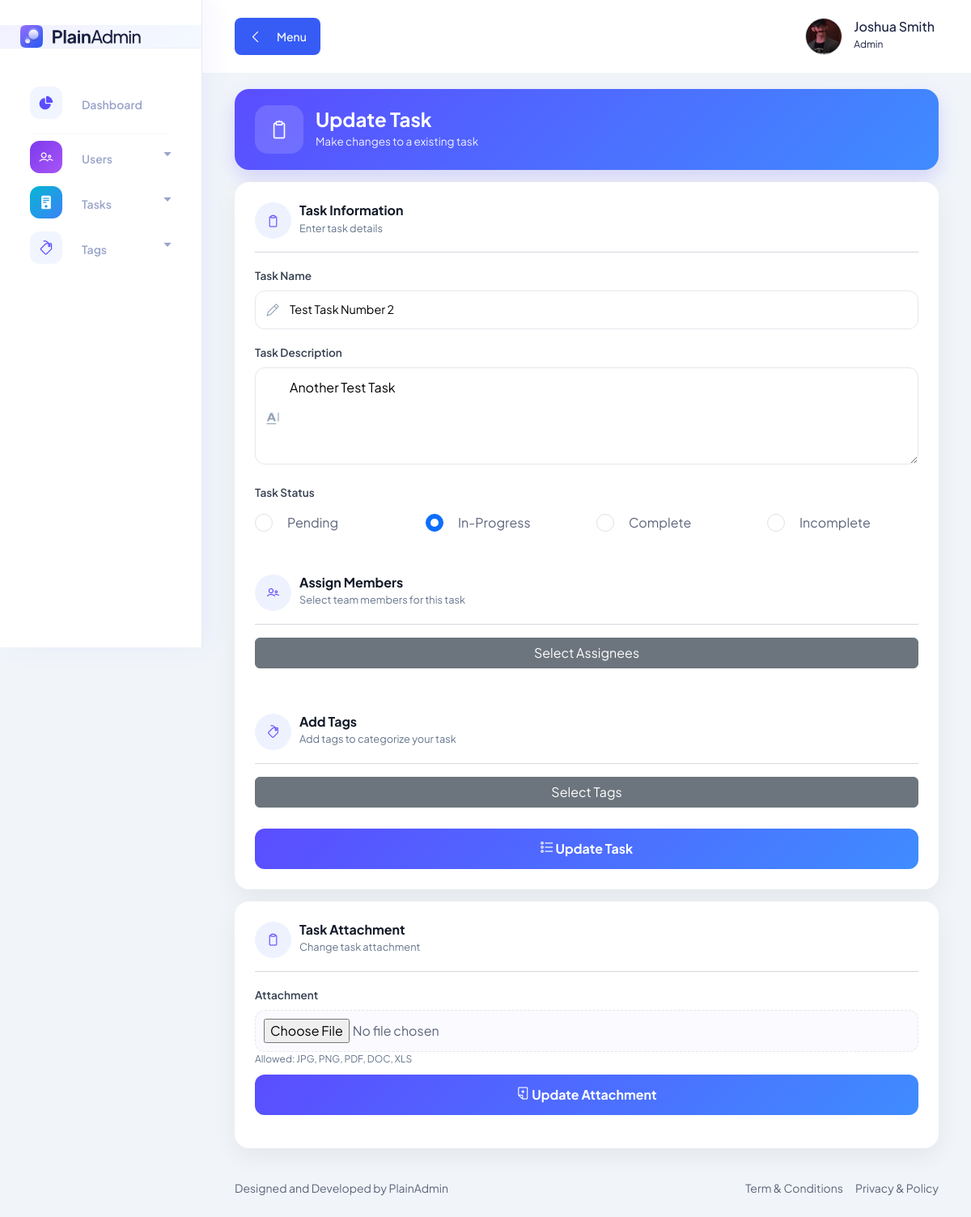
The app's page /pages/tasks/edit.task.php?task_id=5 (signed in), older data.
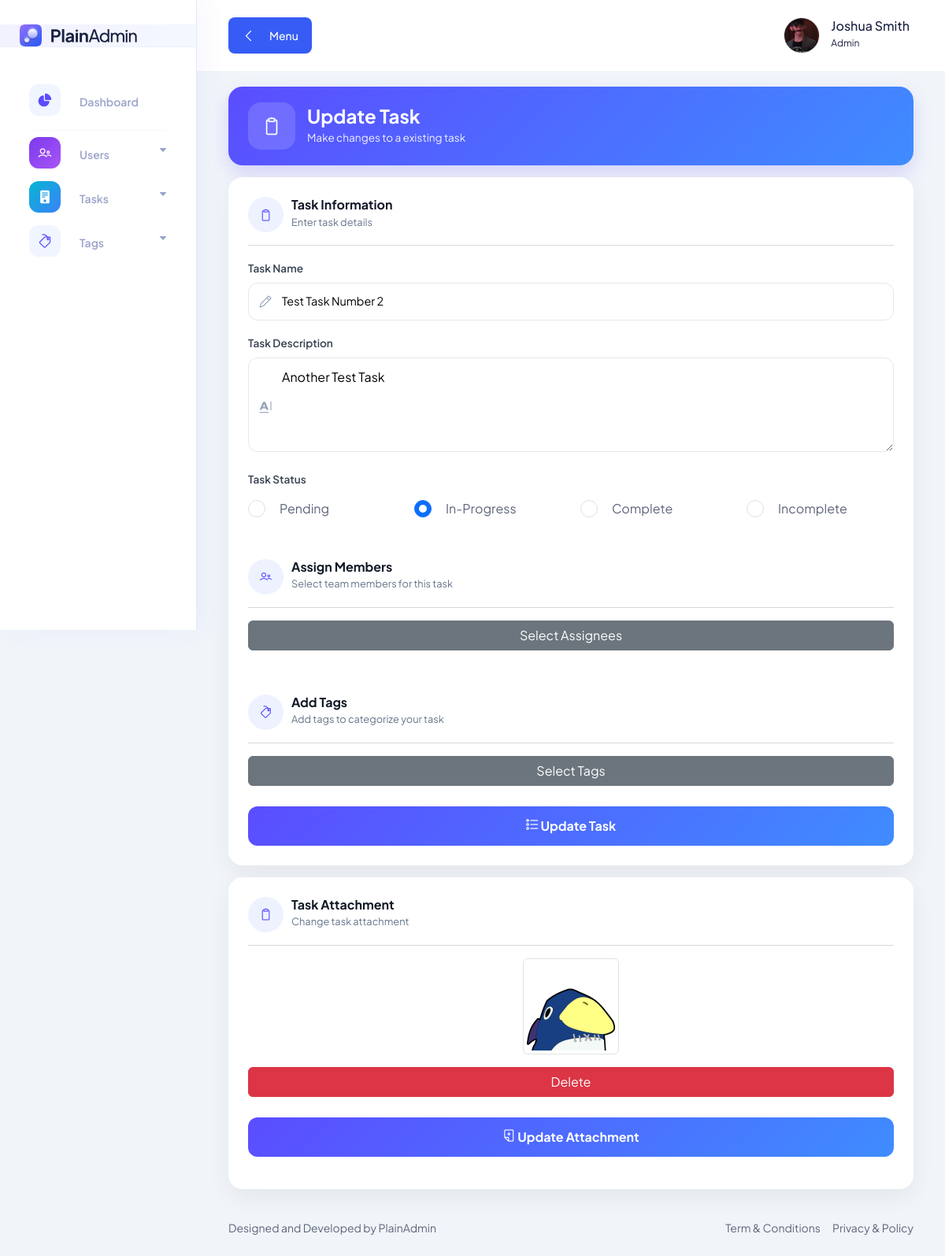
The same page, newer data.
### tables this page shows
CREATE TABLE `tasks_tbl` (
  `task_id` int(11) NOT NULL AUTO_INCREMENT,
  `task_name` varchar(100) NOT NULL,
  `task_description` varchar(100) NOT NULL,
  `task_status` int(11) NOT NULL DEFAULT 1,
  `task_attachment` varchar(255) DEFAULT NULL,
  `task_submit` varchar(255) DEFAULT NULL,
  `submission_text` text DEFAULT NULL,
  `submitted_by` varchar(255) DEFAULT '',
  `submitted_at` datetime DEFAULT NULL,
  PRIMARY KEY (`task_id`)
);

CREATE TABLE `task_status_tbl` (
  `status_id` int(11) NOT NULL AUTO_INCREMENT,
  `status` varchar(100) NOT NULL,
  PRIMARY KEY (`status_id`)
);

### pages/tasks/edit.task.php (the view, shortened to what the changed rows need)
<?php require_once "../../includes/conn.php"; ?>
<?php include_once "../../includes/utils/file.utils.php"; ?>
<!DOCTYPE html>
<html lang="en">
<head>
    <?php include_once "../../includes/components/links.php"; ?>
</head>
<body>
    <?php
    $task_id = $_GET['task_id'];
    $select_task = mysqli_query($conn, "SELECT * FROM tasks_tbl WHERE task_id = '$task_id'");
    $task = mysqli_fetch_array($select_task);
    ?>
    <main class="main-wrapper">
        <section class="section">
            <div class="container-fluid">
                <div class="page-header">
                    <div>
                        <h2 class="header-title">Update Task</h2>
                    </div>
                </div>
                <form action="ctrlData/ctrl.update.task.php?task_id=<?php echo $task_id; ?>" method="POST"
                    enctype="multipart/form-data">
                    <div class="glass-card">
                        <div class="row">
                            <div class="col-md-12 mb-3">
                                <div class="input-group-custom">
                                    <i class="lni lni-pencil"></i>
                                    <input type="text" name="taskname" class="input-custom"
                                        value="<?php echo $task['task_name']; ?>" required>
                                </div>
                            </div>
                            <div class="col-md-12 mb-3">
                                <div class="input-group-custom">
                                    <i class="lni lni-text-format"></i>
                                    <textarea name="taskdescription"
                                        placeholder="Write task details..."><?php echo $task['task_description']; ?></textarea>
                                </div>
                            </div>
                            <div class="col-md-12 mb-3">
                                <div class="input-group-custom row">
                                    <?php
                                    $task_statuses = mysqli_query($conn, "SELECT * FROM task_status_tbl");
                                    while ($task_status = mysqli_fetch_array($task_statuses)) {
                                        ?>
                                        <div class="col">
                                            <div class="form-check radio-style mb-20">
                                                <input class="form-check-input" type="radio"
                                                    value="<?php echo $task_status['status_id'] ?>"
                                                    id="statusradio-<?php echo $task_status['status_id'] ?>"
                                                    name="taskstatus" required <?php if ($task['task_status'] == $task_status['status_id'])
                                                        echo "checked"; ?>>
                                                <label class="form-check-label"
                                                    for="statusradio-<?php echo $task_status['status_id'] ?>">
                                                    <?php echo $task_status['status'] ?>
                                                </label>
                                            </div>
                                        </div>
                                        <?php
                                    }
                                    ?>
                                </div>
                            </div>
                        </div>
                        <br>
                    </div>
                </form>
                <form action="ctrlData/ctrl.update.task.php?task_id=<?php echo $task_id; ?>" method="POST"
                    enctype="multipart/form-data">
                    <div class="glass-card">
                        <div class="row">
                            <div class="col-md-12 mb-3">
                                <?php if (!empty($task['task_attachment'])) { ?>
                                    <div class="mb-3">
                                        <?php preview_file($task['task_attachment'], '/task_management/uploads/attachments/'); ?>
                                        <div class="row mt-3">
                                            <div class="col">
                                                <a href="delete_attachment.php?id=<?php echo $task['task_id']; ?>"
                                                    class="btn btn-danger col-md-12" onclick="return confirm('Delete attachment?')">
                                                    Delete
                                                </a>
                                            </div>
                                        </div>
                                    </div>
                                <?php } else { ?>
                                    <label class="form-label">Attachment</label>
                                    <input type="file" name="attachment"
                                        accept=".jpg,.jpeg,.png,.gif,.pdf,.doc,.docx,.xls,.xlsx">
                                    <div class="small-note">Allowed: JPG, PNG, PDF, DOC, XLS</div>
                                <?php } ?>
                                <button type="submit" name="submitattachment" class="btn-add">
                                    <i class="lni lni-add-files  "></i> Update Attachment
                                </button>
                            </div>
                        </div>
                    </div>
                </form>
            </div>
        </section>
    </main>
    <?php include_once "../../includes/components/scripts.php"; ?>
</body>
</html>

### includes/utils/file.utils.php (shortened to what the changed rows need)
<?php
function preview_file($file, $folder_path) {
        ?>
        <?php
    $allowed_img_files = [
        'jpg',
        'jpeg',
        'png',
        'gif'
    ];
    $allowed_files = [
        'pdf',
        'doc',
        'docx',
        'xls',
        'xlsx'
    ];
    $file_path = $folder_path . $file;
    $extension = strtolower(pathinfo($file, PATHINFO_EXTENSION));
    if (in_array($extension, $allowed_img_files) || in_array($extension, $allowed_files)) {
        if (in_array($extension, $allowed_img_files)) {
            ?>
            <img class="img-thumbnail mx-auto d-block" src="<?php echo $file_path; ?>" style="height: 50%; width 50%;">
            <?php
        } else if (in_array($extension, $allowed_files)) {
            ?>
            <a href="<?php echo $file_path; ?>" target="_blank"
                class="btn btn-success">
                View Attachment
            </a>
            <?php
        }
    }
}
?>

Row changes from the older to the newer data that the page shows:
changed tasks_tbl "Test Task Number 2": task_attachment: picture added
Text that changed along with them:
text no longer shown: "Attachment Allowed: JPG, PNG, PDF, DOC, XLS"
text now shown: "Delete"
